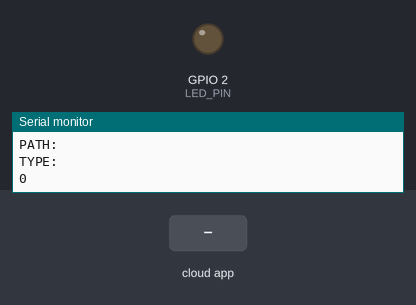
Bench run of a program on a simulated ESP32. On the bench: output pins drawn as LEDs (lit = HIGH), the last lines printed to the serial monitor. The inputs (shaded band) are chosen by the test bench. WiFi joins after 1.5 s; servers stay silent unless stated; the Firebase database answers and starts empty.

Above: at 2.8 s.
2.9 s: the phone or cloud app sets ledState to 1
At 4.7 s:
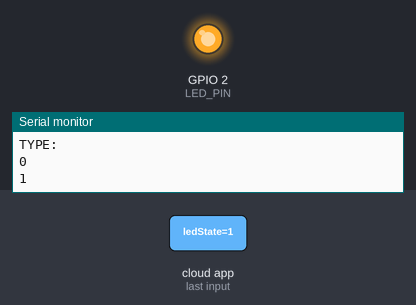
5.3 s: the phone or cloud app sets ledState to 0
At 6.2 s:
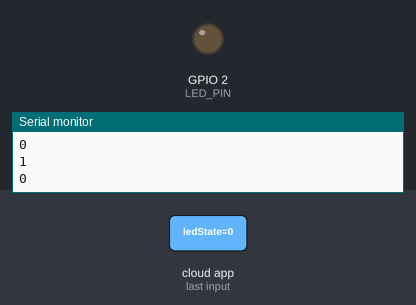
Timing chart, 0 to 8.3 s (numbered marks = the images above; inputs shaded):
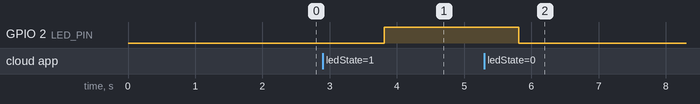

Measured:
- after the input at 2.9 s, GPIO 2 (LED_PIN): LOW → HIGH after 0.91 s
- after the input at 5.3 s, GPIO 2 (LED_PIN): HIGH → LOW after 0.52 s

The program:

main.cpp
```cpp
#include <WiFi.h>
#include <Firebase_ESP_Client.h>

#include "addons/TokenHelper.h"
#include "addons/RTDBHelper.h"

#include "secrets.h"

#define LED_PIN 2

FirebaseData firebaseData;
FirebaseAuth auth;
FirebaseConfig config;

bool signupOK = false;
unsigned long sendDataPrevMillis = 0;

void setup_wifi() {
  delay(10);

  Serial.println();
  Serial.print("연결 중인 Wi-Fi: ");
  Serial.println(WIFI_SSID);

  WiFi.begin(WIFI_SSID, WIFI_PASSWORD);

  while(WiFi.status() != WL_CONNECTED) {
    delay(500);
    Serial.print(".");
  }

  Serial.println("");
  Serial.println("Wi-Fi 연결됨");
  Serial.println("IP 주소: ");
  Serial.println(WiFi.localIP());
}

void setup() {
  Serial.begin(115200);

  setup_wifi();

  config.api_key = FIREBASE_AUTH;
  config.database_url = FIREBASE_HOST;

  if(Firebase.signUp(&config, &auth, "", "")) {
    Serial.println("ok");
    signupOK = true;
  }
  else {
    Serial.printf("%s\n", config.signer.signupError.message.c_str());
  }

  config.token_status_callback = tokenStatusCallback;

  Firebase.begin(&config, &auth);
  Firebase.reconnectWiFi(true);

  pinMode(LED_PIN, OUTPUT);

  if(Firebase.ready() && signupOK) {
    if(Firebase.RTDB.setInt(&firebaseData, "/ledState", 0)) {
      Serial.println("PASSED");

      Serial.print("PATH: ");
      Serial.println(firebaseData.dataPath());

      Serial.print("TYPE: ");
      Serial.println(firebaseData.dataType());

    }
    else {
      Serial.println("FAILED");

      Serial.print("REASON: ");
      Serial.println(firebaseData.errorReason());
    }
  }
}

void loop() {
  if(Firebase.ready() && signupOK && (millis() - sendDataPrevMillis > 2000 || sendDataPrevMillis == 0)) {
    sendDataPrevMillis = millis();

    int ledState = 0;
    if(Firebase.RTDB.getInt(&firebaseData, "/ledState")) {
      if(firebaseData.dataType() == "int") {
        ledState = firebaseData.intData();
        Serial.println(ledState);
        if(ledState == 1) {
          digitalWrite(LED_PIN, HIGH);
        }
        else {
          digitalWrite(LED_PIN, LOW);
        }
      }
    }
    else {
      Serial.println(firebaseData.errorReason());
    }
  }
}
```

secrets.h
```cpp
// secrets.h
#pragma once

// Firebase 설정
#define FIREBASE_HOST "https://esp32-led-f50ae-default-rtdb.firebaseio.com/"
#define FIREBASE_AUTH "AIzaSyBgqrewcJCkwrhyLS6fLldA1OXMaZATYdI"

// Wi-Fi 설정
#define WIFI_SSID "SK_WiFiGIGA817A_2.4G"
#define WIFI_PASSWORD "IEV9E@9146"
```
